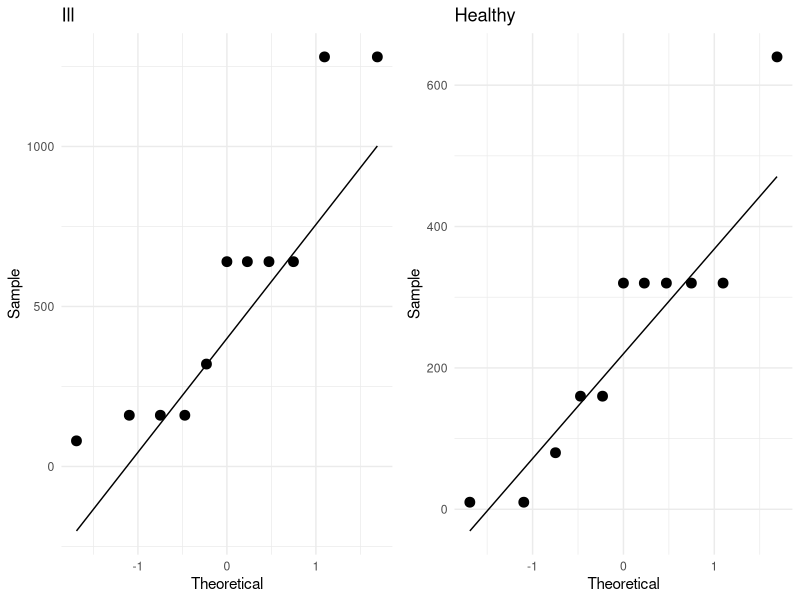
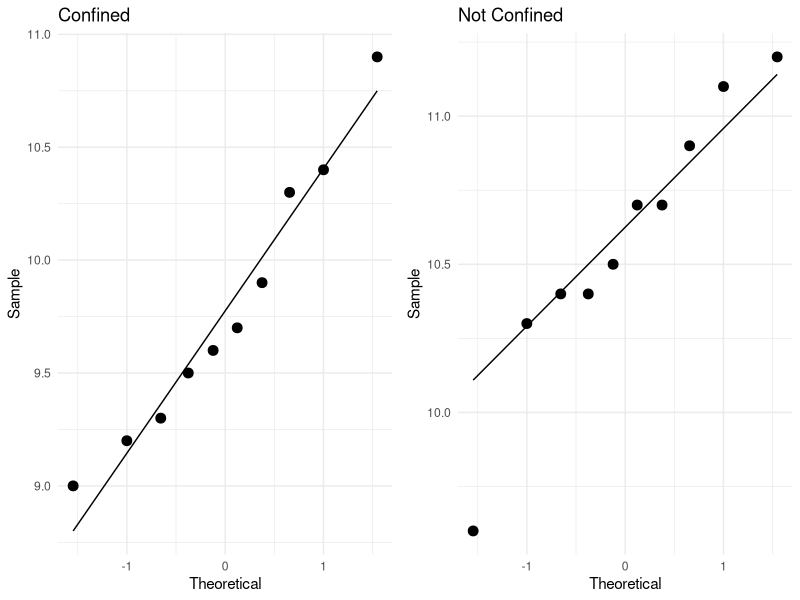
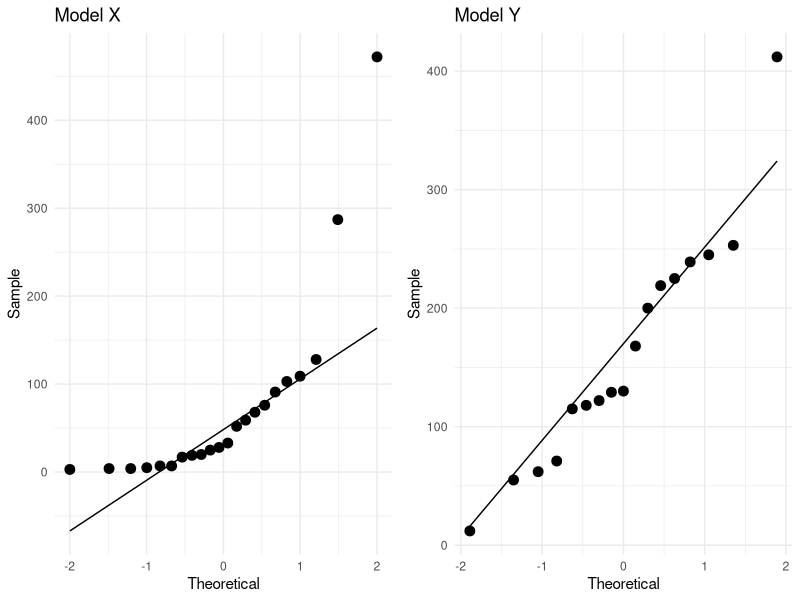

The R script that drew these images, in order:
library(tidyverse)
library(ggpubr)

##### EXAMPLE 1 #####

ill <- c(640, 160, 1280, 320, 80, 640, 640, 160, 1280, 640, 160)
healthy <- c(10, 320, 160, 160, 320, 320, 10, 320, 320, 80, 640)

i <- tibble(ill)
h <- tibble(healthy)

p1 <- ggplot(data=i, aes(sample=ill)) +
  stat_qq(size=3) + 
  stat_qq_line() + 
  xlab("Theoretical") +
  ylab("Sample") +
  ggtitle("Ill")+
  theme_minimal()

p2 <- ggplot(data=h, aes(sample=healthy)) +
  stat_qq(size=3) + 
  stat_qq_line() + 
  xlab("Theoretical") +
  ylab("Sample") +
  ggtitle("Healthy")+
  theme_minimal()

both <- ggarrange(p1, p2, ncol=2, nrow=1)
both

#ggsave("/Users/sseals/Desktop/L71fig1.png")

outcome <- c(640, 160, 1280, 320, 80, 640, 640, 160, 1280, 640, 160,
             10, 320, 160, 160, 320, 320, 10, 320, 320, 80, 640)
healthy <- c(rep(0,11), rep(1,11))

data <- tibble(outcome, healthy)

wilcox.test(data$outcome~data$healthy, exact = FALSE, alternative="greater")
# assign the alternative "greater" because we want to know if the 
# ill group (healthy=0) is greater than the healthy group (healthy=1)
# R will do the comparison in the order that it sees the grouping
# and it sees the 0 group first

##### EXAMPLE 2 #####

conf <- c(9.6, 10.4, 9.7, 10.3, 9.2, 9.3, 9.9, 9.5, 9.0, 10.9)
not <- c(10.7, 10.7, 10.4, 10.9, 10.5, 10.3, 9.6, 11.1, 11.2, 10.4)

c <- tibble(conf)
n <- tibble(not)

p1 <- ggplot(data=c, aes(sample=conf)) +
  stat_qq(size=3) + 
  stat_qq_line() + 
  xlab("Theoretical") +
  ylab("Sample") +
  ggtitle("Confined")+
  theme_minimal()

p2 <- ggplot(data=n, aes(sample=not)) +
  stat_qq(size=3) + 
  stat_qq_line() + 
  xlab("Theoretical") +
  ylab("Sample") +
  ggtitle("Not Confined")+
  theme_minimal()

both <- ggarrange(p1, p2, ncol=2, nrow=1)
both

#ggsave("/Users/sseals/Desktop/L71fig2.png")

brain <- c(9.6, 10.4, 9.7, 10.3, 9.2, 9.3, 9.9, 9.5, 9.0, 10.9,
           10.7, 10.7, 10.4, 10.9, 10.5, 10.3, 9.6, 11.1, 11.2, 10.4)

notconf <- c(rep(0,10), rep(1,10))

data <- tibble(brain, notconf)

wilcox.test(data$brain~data$notconf, alternative="two.sided", exact = FALSE)

##### EXAMPLE 3 - LARGE SAMPLE SIZE #####

X <- c(7, 76 , 7 , 33 , 4 , 20 , 4 , 59 , 91 , 5 , 287 , 472 , 52 , 19 , 128 , 28 , 103 , 25 , 68 , 17 , 109 , 3)
Y <- c(115 , 412 , 200 , 55 , 62 , 253 , 219 , 225 , 122 , 245 , 129 , 168 , 239 , 71 , 118 , 130 , 12 )

x <- tibble(X)
y <- tibble(Y)

p1 <- ggplot(data=x, aes(sample=X)) +
  stat_qq(size=3) + 
  stat_qq_line() + 
  xlab("Theoretical") +
  ylab("Sample") +
  ggtitle("Model X")+
  theme_minimal()

p2 <- ggplot(data=y, aes(sample=Y)) +
  stat_qq(size=3) + 
  stat_qq_line() + 
  xlab("Theoretical") +
  ylab("Sample") +
  ggtitle("Model Y")+
  theme_minimal()

both <- ggarrange(p1, p2, ncol=2, nrow=1)
both

#ggsave("/Users/sseals/Desktop/L72fig1.png")


outcome <- c(7, 76 , 7 , 33 , 4 , 20 , 4 , 59 , 91 , 5 , 287 , 472 , 52 , 19 , 128 , 28 , 103 , 25 , 68 , 17 , 109 , 3,
             115 , 412 , 200 , 55 , 62 , 253 , 219 , 225 , 122 , 245 , 129 , 168 , 239 , 71 , 118 , 130 , 12 )

X <- c(rep(1,22), rep(0,17))

data <- tibble(outcome, X)

data$rank <- rank(data$outcome, ties.method = "average")

data %>% 
  group_by(X) %>%
  summarize_at(vars(rank),
               list(name = sum))
  

wilcox.test(data$outcome~data$X, alternative="greater", exact = FALSE)
